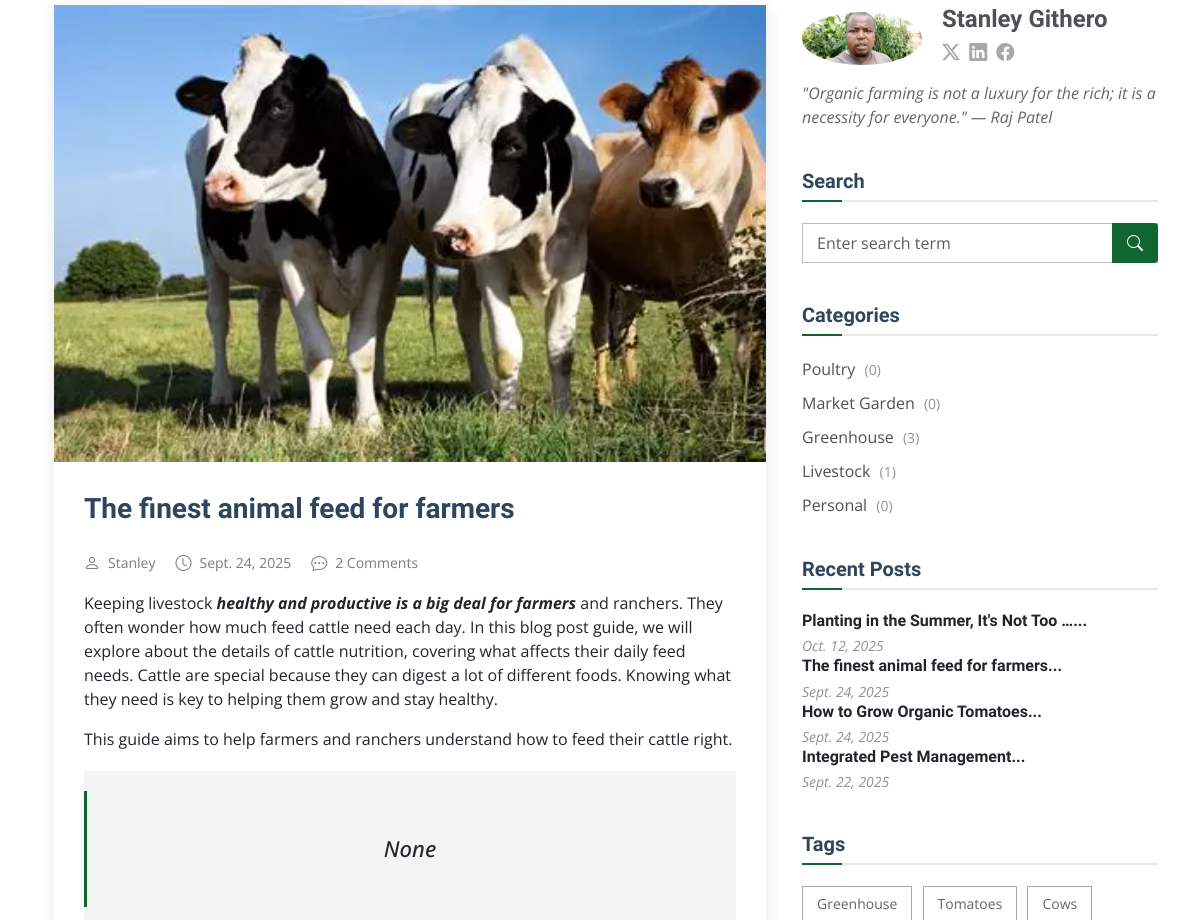
Page /blog_detail/3/ (middle part) on the earlier database version.
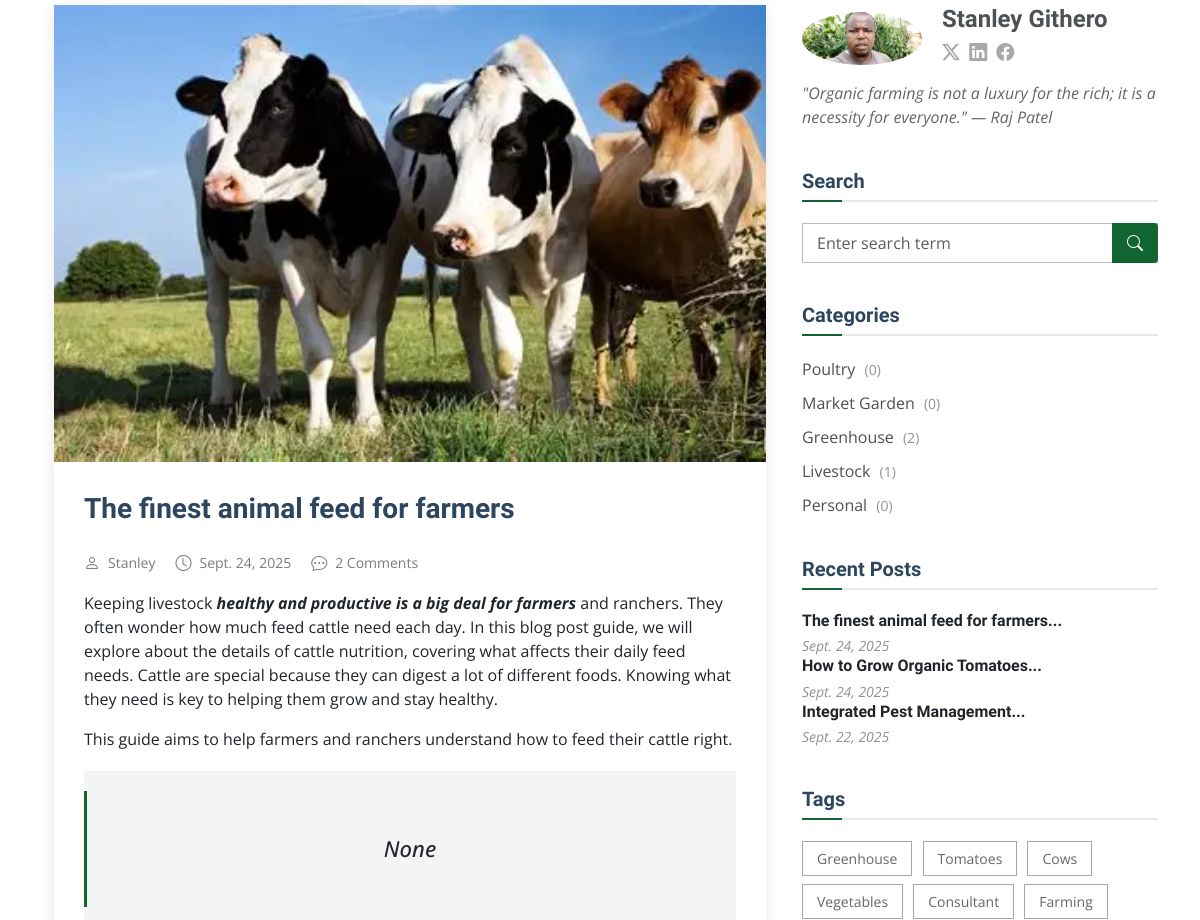
Same page on the later database version.
### sajeksApp/models.py (models this page shows, shortened)
class Blog(models.Model):
    title = models.CharField(max_length=255)
    slug = models.SlugField(unique=True, help_text="A URL-friendly short label.")
    author = models.ForeignKey(User, on_delete=models.CASCADE, related_name='blog_posts')
    img = models.ImageField(upload_to = 'blog_img', null=True, help_text='Upload the first image for this post')
    content = CKEditor5Field('Text', config_name='extends')
    blockquote = models.CharField(max_length=255, null=True, blank=True, help_text='Optional Quote. If you have a special short quote to support this post')
    img2 = models.ImageField(upload_to = 'blog_img', null=True, blank=True, help_text='Upload the optional second image for this post')
    content2 = CKEditor5Field(max_length = 500000, null =True, blank = True, help_text = 'Option. If you want to add second post to back up the second image you uploaded')
    categories = models.ManyToManyField(Category, related_name='posts')
    created_on = models.DateTimeField(auto_now_add=True)
    updated_on = models.DateTimeField(auto_now=True)
    tag = models.ForeignKey(Tags, on_delete=models.CASCADE, related_name='tags', null=True, blank=True)
    class Meta:
        ordering = ['-created_on']

class StanleyIntro(models.Model):
    full_name = models.CharField(max_length=50)
    url = models.ManyToManyField(Team_url)
    body = models.TextField(max_length=200)
    image = models.ImageField(upload_to='stanly_image/', null=True, blank=True,verbose_name="Stanly")

class Team_url(models.Model):
    url = models.CharField(max_length=100, null=True, blank=True)
    team = models.ForeignKey(Team, verbose_name=("Social Handles for team members"), on_delete=models.CASCADE)
    def __str__(self):
        return self.url

class Category(models.Model):
    name = models.CharField(max_length=100)
    slug = models.SlugField(unique=True, help_text="A URL-friendly short label.")
    class Meta:
        verbose_name_plural = "Categories"
    def __str__(self):
        return self.name

class Tags(models.Model):
    name = models.CharField(max_length=100)

### sajeksApp/views.py (the view, shortened to what this page needs)
# urls.py: path('blog_detail/<int:blog_id>/', views.blog_detail, name ='blog_detail'),
def blog_detail(request, blog_id):
    logos = Logo.objects.first()
    try:
        blog = get_object_or_404(Blog, id=blog_id)
    except Blog.DoesNotExist:
        messages.info(request, 'This blog does not exist')
    recent_post = Blog.objects.all()
    tags = Tags.objects.all()
    stanleyquote = StanleyIntro.objects.first()
    categories = Category.objects.annotate(post_count = Count('posts') )
    top_level_comments = Comment.objects.filter(blog=blog, parent=None).order_by('-created_on')
    comment_count = Comment.objects.filter(blog=blog)
    if request.method == 'POST':
        form = CommentForm(request.POST, request.FILES)
        if form.is_valid():
            new_comment = form.save(commit=False)
            new_comment.blog = blog
            parent_id = form.cleaned_data.get('parent')
            if parent_id:
                parent_comment = get_object_or_404(Comment, id=parent_id)
                new_comment.parent = parent_comment
            new_comment.save()
            redirect_url = f"{reverse('blog_detail', args=[blog.id])}#comment-form-section"
            return redirect(redirect_url)
    else:
        form = CommentForm()
    search_blogs = None
    search_form = SearchForm(request.GET or None)
    subscribtion_form = SubscribtionForm()
    contact = adminContact.objects.first()
    msg_countig = Contact.objects.filter(status =True)
    message_count = msg_countig.count()
    context = {
        'admincontact':contact,
        'blog': blog,
        'recent_posts': recent_post,
        'comments': top_level_comments,
        'form': form,
        'comment_count': comment_count.count(),
        'categories_count':categories,
        'tags':tags,
        'search_blog':search_blogs,
        'search_form':search_form,
        'sub_form': subscribtion_form,
        'message_count':message_count,
        'stanley':stanleyquote,
        'logo':logos
    }
    return render(request, 'sajeksApp/blog-details.html', context)

### sajeksApp/forms.py (shortened to what this page needs)
class TestimonialForm(forms.ModelForm):
    rating = forms.IntegerField(
        label='Rate Your Experience (1 to 5 Stars)',
        widget=forms.RadioSelect(choices=[
            (1, '⭐'),
            (2, '⭐⭐'),
            (3, '⭐⭐⭐'),
            (4, '⭐⭐⭐⭐'),
            (5, '⭐⭐⭐⭐⭐')
        ]),
        initial=5,
    )
    class Meta:
        model = Testimonial
        fields = ['full_name', 'rating', 'message', 'image']
        widgets = {
            'full_name': forms.TextInput(attrs={'class': 'form-control form-control-lg', 'placeholder': 'Your Full Name'}),
            'message': forms.Textarea(attrs={'class': 'form-control', 'rows': 6, 'placeholder': 'Share your detailed experience here...'}),
            'image': forms.FileInput(attrs={'class': 'form-control'}), # File inputs need form-control
        }

class CommentForm(forms.ModelForm):
    parent = forms.IntegerField(required=False, widget=forms.HiddenInput)
    class Meta:
        exclude = ('parent',)
        model = Comment
        fields = ['full_name', 'email', 'website', 'content', 'img', 'parent']
        widgets = {
            'full_name': forms.TextInput(attrs={'class': 'form-control', 'placeholder': 'Your Name*'}),
            'email': forms.EmailInput(attrs={'class': 'form-control', 'placeholder': 'Your Email*'}),
            'website': forms.URLInput(attrs={'class': 'form-control', 'placeholder': 'Your Website (e.g., https://www.example.com)'}),
            'content': forms.Textarea(attrs={'class': 'form-control', 'placeholder': 'Your Comment*'}),
            'img': forms.FileInput(attrs={'class': 'form-control', 'placeholder': 'Optional'})
        }

### sajeksApp/context_processors.py (called while the page is built)
def testimonial_form_processor(request):
    if request.method == 'POST' and 'full_name' in request.POST:
         return {'testimonial_form': TestimonialForm(request.POST, request.FILES)}
    return {'testimonial_form': TestimonialForm()}

def global_products(request):
    query = request.GET.get('q')
    items = ProduceItem.objects.filter(is_available=True)
    if query:
        items = items.filter(
            Q(title__icontains=query) |
            Q(description__icontains=query)
        ).distinct()
    return {
        'global_produce_items': items,
        'search_query': query if query else '' # Optionally expose the query
    }

### sajeksApp/templates/sajeksApp/blog-details.html (shortened to what this page needs)
{% extends 'sajeksApp/base/base.html' %}
{% load static %}
{% block content %}
  {% if search_blog %}
        {% include 'sajeksApp/search_refactor.html' %}
  {% else %}
  <div class="container">
    <div class="row">
      <div class="col-lg-8">
        <section id="blog-details" class="blog-details section">
          <div class="container">
            <article class="article">
              <div class="post-img">
                <img src="{{ blog.img.url}}" alt="" class="img-fluid" style="width: 100%;">
              </div>
              <h2 class="title">{{ blog.title|safe }}</h2>
              <div class="meta-top">
                <ul>
                  <li class="d-flex align-items-center"><i class="bi bi-person"></i> <a href="blog-details.html">{{ blog.author }}</a></li>
                  <li class="d-flex align-items-center"><i class="bi bi-clock"></i> <a href="blog-details.html"><time datetime="2020-01-01">{{ blog.updated_on|date }}</time></a></li>
                  <li class="d-flex align-items-center"><i class="bi bi-chat-dots"></i> <a href="blog-details.html">{{ comment_count }} Comments</a></li>
                </ul>
              </div>
              <div class="content">
                <p>
                  {{blog.content|safe}}
                </p>
                <blockquote>
                  <p>
                    {{blog.blockquote}}
                  </p>
                </blockquote>
              </div>
            </article>
          </div>
        </section>
      </div>
      {% include 'sajeksApp/blog_sidebar.html' %}
    </div>
  </div>
  {% endif %}
{% endblock %}

### sajeksApp/templates/sajeksApp/base/base.html (shortened to what this page needs)
{% load static %}
<!DOCTYPE html>
<html lang="en">
<head>
  <link href="{% static 'sajeksApp/assets/vendor/bootstrap/css/bootstrap.min.css' %}" rel="stylesheet">
  <link href="{% static 'sajeksApp/assets/vendor/bootstrap-icons/bootstrap-icons.css' %}" rel="stylesheet">
  <link href="{% static 'sajeksApp/assets/vendor/aos/aos.css' %}" rel="stylesheet">
  <link href="{% static 'sajeksApp/assets/vendor/swiper/swiper-bundle.min.css' %}" rel="stylesheet">
  <link href="{% static 'sajeksApp/assets/vendor/glightbox/css/glightbox.min.css' %}" rel="stylesheet">
  <link href="{% static 'sajeksApp/assets/css/main.css' %}" rel="stylesheet">
  <link href="{% static 'sajeksApp/testimonial/about.css' %}" rel="stylesheet">
</head>
<body class="index-page">
  {% block content %}
  {% endblock %}
  {% include 'sajeksApp/base/rate_us_button.html' %}
    {% include 'sajeksFooter/footer.html' %}
  </body>
  </html>

### sajeksApp/templates/sajeksApp/blog_sidebar.html (shortened to what this page needs)
{% load static %}
<div class="col-lg-4 sidebar">
        <div class="widgets-container">
          <div class="blog-author-widget widget-item">
            <div class="d-flex flex-column align-items-center">
              <div class="d-flex align-items-center w-100">
                <img src="{{stanley.image.url}}" class="rounded-circle flex-shrink-0" alt="">
                <div>
                  <h4>{{stanley.full_name}}</h4>
                  <div class="social-links">
                    {% for infor in stanley.url.all %}
                    {{infor|safe}}
                    {% endfor %}
                  </div>
                </div>
              </div>
              <p>
                {{stanley.body|safe}}
              </p>
            </div>
          </div>
          <div class="search-widget widget-item">
            <h3 class="widget-title">Search</h3>
            <form action="">
              {{ search_form.query }}
              <button type="submit" title="Search"><i class="bi bi-search"></i></button>
            </form>
          </div>
          <div class="categories-widget widget-item">
            <h3 class="widget-title">Categories</h3>
            <ul class="mt-3">
              {% for count in categories_count %}
              <li><a href="{% url 'categories' count.name %}">{{ count.name }} <span>({{count.post_count}})</span></a></li>
              {% endfor %}
            </ul>
          </div>
          <div class="recent-posts-widget-2 widget-item" >
            <h3 class="widget-title">Recent Posts</h3>
            <div class="post-item">
              {% for recent in recent_posts %}
              <h4><a href="{% url 'blog_detail' recent.id %}">{{recent.title | safe|truncatewords:7}}...</a></h4>
              <time datetime="2020-01-01">{{recent.updated_on | date}}</time>
              {% endfor %}
            </div>
          </div>
          <div class="tags-widget widget-item">
            <h3 class="widget-title">Tags</h3>
            <ul>
              {% for tag in tags %}
              <li><a href="{% url 'tag' tag.name %}">{{ tag.name }}</a></li>
              {% endfor %}
            </ul>
          </div>
        </div>
      </div>

### sajeksApp/templates/sajeksApp/base/testimonial_popup.html (shortened to what this page needs)
{% load static %}
{% load widget_tweaks %}
{% load static %}
{% load widget_tweaks %}

### sajeksApp/templates/sajeksApp/base/rate_us_button.html (shortened to what this page needs)
{% load static %}
<link href="{% static 'sajeksApp/testimonial/style.css' %}" rel="stylesheet">

### sajeksFooter/templates/sajeksFooter/footer.html (shortened to what this page needs)
{% extends "sajeksFooter/base/base.html" %}

### sajeksFooter/templates/sajeksFooter/base/base.html (shortened to what this page needs)
{% load static %}
<!DOCTYPE html>
<html lang="en">
<head>
</head>
<body class="index-page">
</body>
</html>

Differences in the rows shown:
removed Blog: title "Planting in the Summer, It's Not Too …", updated_on "Oct. 12, 2025"
computed for Category "Greenhouse": post_count "3" → "2"
now on this page (row unchanged): Tags: name "Vegetables"
now on this page (row unchanged): Tags: name "Consultant"
now on this page (row unchanged): Tags: name "Farming"
